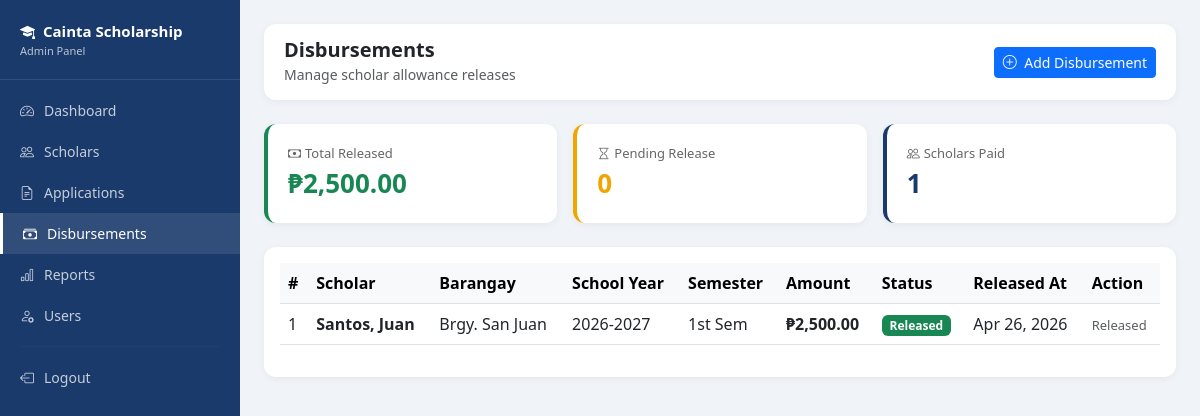
The app's page /admin/disbursements.php (signed in) with its own data.
### tables this page shows
CREATE TABLE `disbursements` (
  `disbursement_id` int(11) NOT NULL,
  `scholar_id` int(11) NOT NULL,
  `school_year` varchar(20) DEFAULT NULL,
  `semester` enum('1st','2nd') DEFAULT NULL,
  `amount` decimal(10,2) DEFAULT NULL,
  `status` enum('pending','released') DEFAULT 'pending',
  `released_by` int(11) DEFAULT NULL,
  `released_at` timestamp NULL DEFAULT NULL,
  `created_at` timestamp NOT NULL DEFAULT current_timestamp()
);

CREATE TABLE `students` (
  `student_id` int(11) NOT NULL,
  `first_name` varchar(50) NOT NULL,
  `last_name` varchar(50) NOT NULL,
  `middle_name` varchar(50) DEFAULT NULL,
  `email` varchar(100) NOT NULL,
  `password` varchar(255) NOT NULL,
  `contact_no` varchar(20) DEFAULT NULL,
  `address` text DEFAULT NULL,
  `barangay` varchar(100) DEFAULT NULL,
  `birthdate` date DEFAULT NULL,
  `gender` enum('Male','Female') DEFAULT NULL,
  `is_active` tinyint(4) DEFAULT 1,
  `created_at` timestamp NOT NULL DEFAULT current_timestamp()
);

### admin/disbursements.php (the view, shortened to what this page needs)
<?php
require_once '../includes/db.php';
$disbursements = $pdo->query("
    SELECT d.*, s.first_name, s.last_name, s.barangay,
            u.full_name as released_by_name
    FROM disbursements d
    LEFT JOIN students s ON d.scholar_id = s.student_id
    LEFT JOIN users u ON d.released_by = u.user_id
    ORDER BY d.created_at DESC
")->fetchAll();
$total_released = $pdo->query("SELECT SUM(amount) FROM disbursements WHERE status='released'")->fetchColumn();
$total_pending = $pdo->query("SELECT COUNT(*) FROM disbursements WHERE status='pending'")->fetchColumn();
$total_scholars_disbursed = $pdo->query("SELECT COUNT(DISTINCT scholar_id) FROM disbursements WHERE status='released'")->fetchColumn();
?>
<!DOCTYPE html>
<html lang="en">
<head>
    <link href="https://cdn.jsdelivr.net/npm/bootstrap@5.3.0/dist/css/bootstrap.min.css" rel="stylesheet">
    <link href="https://cdn.jsdelivr.net/npm/bootstrap-icons@1.10.0/font/bootstrap-icons.css" rel="stylesheet">
</head>
<body>
<div class="sidebar">
    <div class="sidebar-brand">
        <i class="bi bi-mortarboard-fill me-2"></i>Cainta Scholarship
        <small>Admin Panel</small>
    </div>
    <nav>
        <a href="dashboard.php" class="nav-link"><i class="bi bi-speedometer2"></i> Dashboard</a>
        <a href="scholars.php" class="nav-link"><i class="bi bi-people"></i> Scholars</a>
        <a href="applications.php" class="nav-link"><i class="bi bi-file-earmark-text"></i> Applications</a>
        <a href="disbursements.php" class="nav-link active"><i class="bi bi-cash-stack"></i> Disbursements</a>
        <a href="reports.php" class="nav-link"><i class="bi bi-bar-chart"></i> Reports</a>
        <a href="users.php" class="nav-link"><i class="bi bi-person-gear"></i> Users</a>
        <hr style="border-color: rgba(255,255,255,0.1); margin: 10px 20px;">
        <a href="../logout.php" class="nav-link"><i class="bi bi-box-arrow-left"></i> Logout</a>
    </nav>
</div>
<div class="main-content">
    <div class="topbar">
        <div>
            <h5 class="mb-0 fw-bold">Disbursements</h5>
            <small class="text-muted">Manage scholar allowance releases</small>
        </div>
        <button class="btn btn-primary btn-sm" data-bs-toggle="modal" data-bs-target="#addModal">
            <i class="bi bi-plus-circle me-1"></i> Add Disbursement
        </button>
    </div>
    <div class="row g-3 mb-4">
        <div class="col-md-4">
            <div class="stat-card" style="border-color: #198754;">
                <div style="font-size:13px; color:#666;"><i class="bi bi-cash me-1"></i>Total Released</div>
                <div style="font-size:26px; font-weight:700; color:#198754;">₱<?= number_format($total_released ?? 0, 2) ?></div>
            </div>
        </div>
        <div class="col-md-4">
            <div class="stat-card" style="border-color: #f0a500;">
                <div style="font-size:13px; color:#666;"><i class="bi bi-hourglass me-1"></i>Pending Release</div>
                <div style="font-size:26px; font-weight:700; color:#f0a500;"><?= $total_pending ?></div>
            </div>
        </div>
        <div class="col-md-4">
            <div class="stat-card" style="border-color: #1A3A6B;">
                <div style="font-size:13px; color:#666;"><i class="bi bi-people me-1"></i>Scholars Paid</div>
                <div style="font-size:26px; font-weight:700; color:#1A3A6B;"><?= $total_scholars_disbursed ?></div>
            </div>
        </div>
    </div>
    <div class="card">
        <div class="card-body">
            <div class="table-responsive">
                <table class="table table-hover align-middle">
                    <thead class="table-light">
                        <tr>
                            <th>#</th>
                            <th>Scholar</th>
                            <th>Barangay</th>
                            <th>School Year</th>
                            <th>Semester</th>
                            <th>Amount</th>
                            <th>Status</th>
                            <th>Released At</th>
                            <th>Action</th>
                        </tr>
                    </thead>
                    <tbody>
                        <?php if(empty($disbursements)): ?>
                        <tr>
                            <td colspan="9" class="text-center text-muted py-4">
                                <i class="bi bi-cash-stack fs-3 d-block mb-2"></i>
                                No disbursements yet.
                            </td>
                        </tr>
                        <?php else: ?>
                        <?php foreach($disbursements as $i => $d): ?>
                        <tr>
                            <td><?= $i + 1 ?></td>
                            <td><strong><?= htmlspecialchars($d['last_name'] . ', ' . $d['first_name']) ?></strong></td>
                            <td><?= htmlspecialchars($d['barangay']) ?></td>
                            <td><?= $d['school_year'] ?></td>
                            <td><?= $d['semester'] ?> Sem</td>
                            <td><strong>₱<?= number_format($d['amount'], 2) ?></strong></td>
                            <td>
                                <span class="badge <?= $d['status']=='released' ? 'bg-success' : 'bg-warning text-dark' ?>">
                                    <?= ucfirst($d['status']) ?>
                                </span>
                            </td>
                            <td>
                                <?= $d['released_at'] ? date('M d, Y', strtotime($d['released_at'])) : '—' ?>
                            </td>
                            <td>
                                <?php if($d['status'] == 'pending'): ?>
                                <a href="disbursements.php?release=<?= $d['disbursement_id'] ?>"
                                    class="btn btn-sm btn-success"
                                    onclick="return confirm('Release allowance for <?= htmlspecialchars($d['first_name']) ?>?')">
                                    <i class="bi bi-check-circle me-1"></i> Release
                                </a>
                                <?php else: ?>
                                <span class="text-muted" style="font-size:13px;">Released</span>
                                <?php endif; ?>
                            </td>
                        </tr>
                        <?php endforeach; ?>
                        <?php endif; ?>
                    </tbody>
                </table>
            </div>
        </div>
    </div>
</div>
</body>
</html>

### admin/disbursements.php (style rules this page uses)
body { font-family: 'Segoe UI', sans-serif; background: #f0f4f8; }
.sidebar { width: 240px; min-height: 100vh; background: #1A3A6B; position: fixed; top: 0; left: 0; padding-top: 20px; z-index: 100; }
.sidebar-brand { color: white; font-size: 15px; font-weight: 600; padding: 0 20px 20px; border-bottom: 1px solid rgba(255,255,255,0.1); margin-bottom: 10px; }
.sidebar-brand small { display: block; font-size: 11px; opacity: 0.7; font-weight: 400; }
.nav-link { color: rgba(255,255,255,0.75); padding: 10px 20px; font-size: 14px; display: flex; align-items: center; gap: 10px; }
.nav-link:hover, .nav-link.active { color: white; background: rgba(255,255,255,0.1); border-left: 3px solid #fff; }
.main-content { margin-left: 240px; padding: 24px; }
.topbar { background: white; border-radius: 12px; padding: 14px 20px; margin-bottom: 24px; display: flex; justify-content: space-between; align-items: center; box-shadow: 0 2px 8px rgba(0,0,0,0.05); }
.stat-card { background: white; border-radius: 12px; padding: 20px; box-shadow: 0 2px 8px rgba(0,0,0,0.05); border-left: 4px solid; }
.card { border: none; border-radius: 12px; box-shadow: 0 2px 8px rgba(0,0,0,0.05); }

### records on screen
disbursements: students.last_name+first_name "Santos, Juan", students.barangay "Brgy. San Juan", school_year "2026-2027", semester "1st", amount "2,500.00", status "Released", released_at "Apr 26, 2026"

### other values on screen
$total_released "2,500.00"
$total_pending "0"
$total_scholars_disbursed "1"
